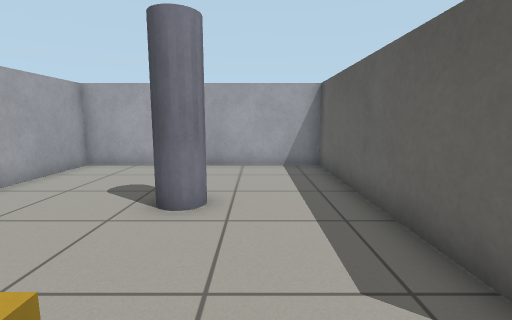
View 1 (above)

16 first-person views from a walk through a robot-simulator world made for Gazebo. The camera is 0.83 m above the floor, tilts 8° down and sees 85° across. The floor is counted in squares, 0.5 m on a side. Each view is taken from the middle of a square. On the plan, view 1 faces up. The plan holds only what a view shows up to about 15 squares ahead; the rest is blank.

View 2
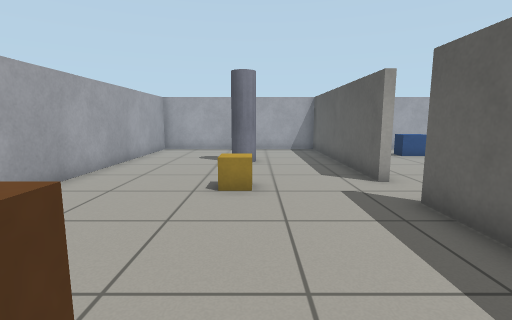

View 3
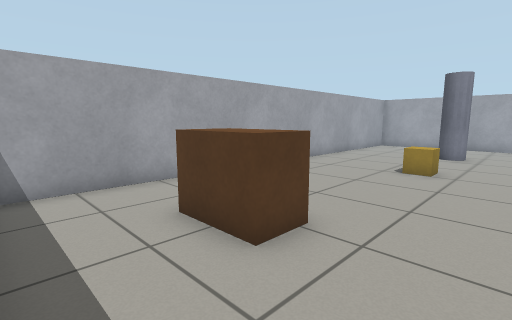

View 4
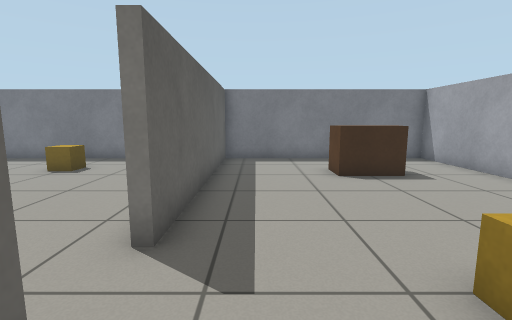

View 5
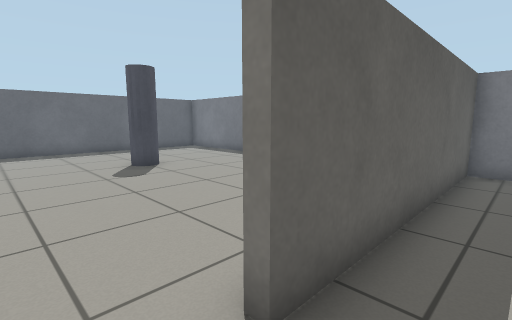

View 6
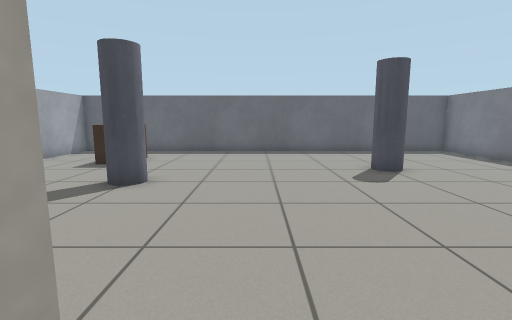

View 7
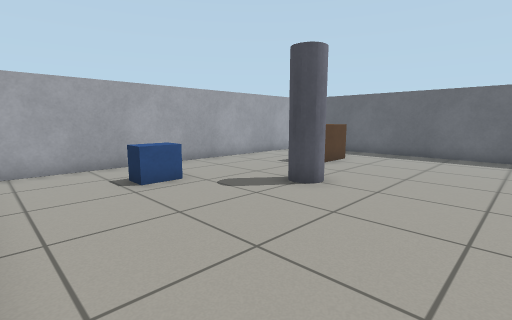

View 8
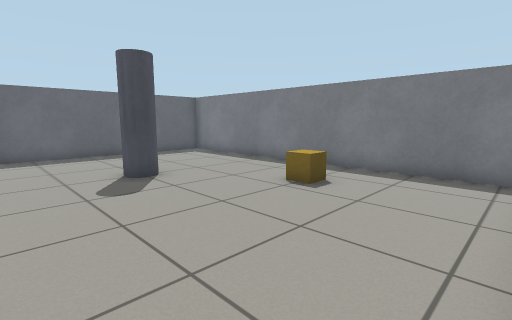

View 9
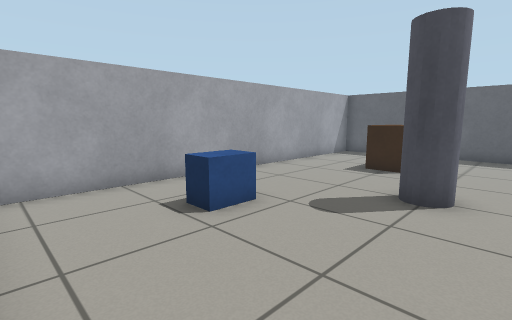

View 10
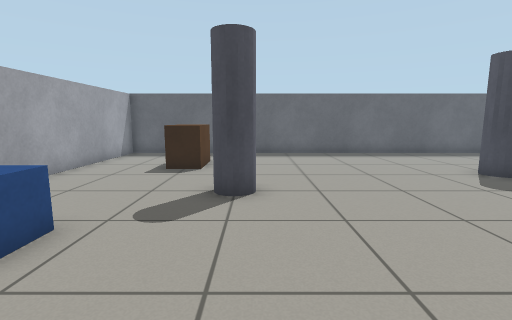

View 11
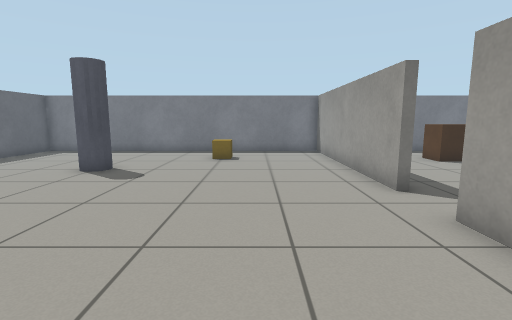

View 12
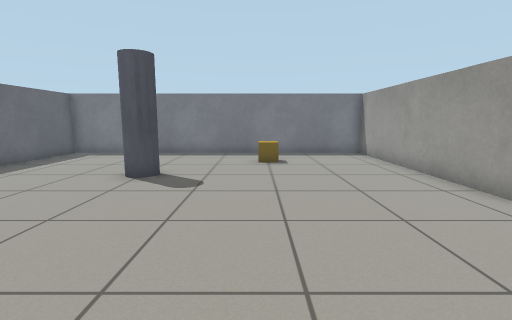

View 13
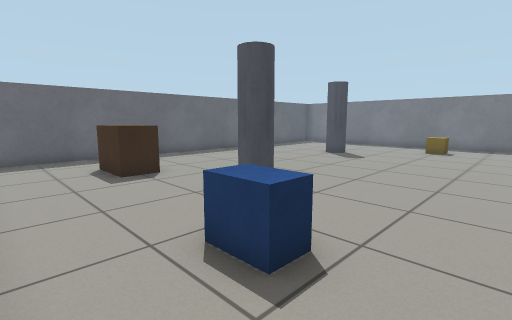

View 14
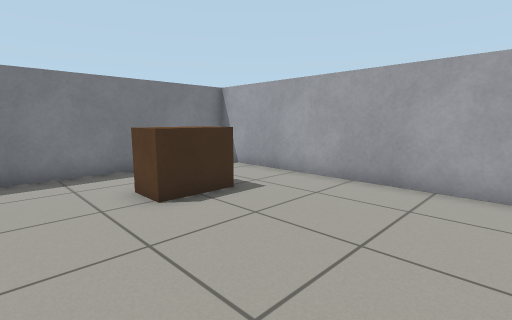

View 15
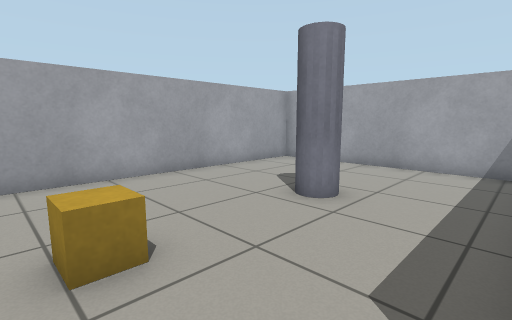

View 16
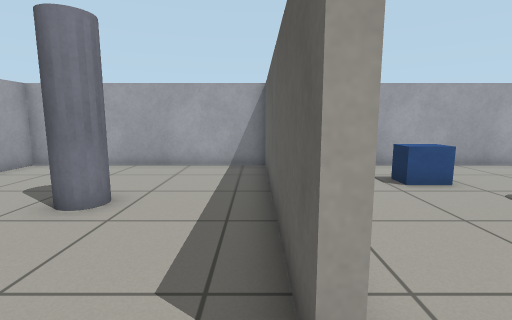

### Floor plan
Points are (right, up) in squares from view 1. A wall is a line through its corners. A room is listed if a view was taken in it or the views show most of it. See-through windows are left out.
Room 1 (views 1, 2, 3, 4, 5, 6, 14, 15, 16)
walls: (2.4, 1.5) (2.4, 10.3) (-6.3, 10.3) (-6.3, -9.4) (2.4, -9.4) (2.4, -0.5)
ways out: opening at (2, 0.5) to room 2
objects: brown box (-3, -6) to (-2, -6); yellow box (-2, 1) to (-1, 1); pillar (-2, 5) to (-1, 6)
Room 2 (views 7, 8, 9, 10, 11, 12, 13)
walls: (2.6, 2.5) (2.6, 1.5) (2.4, 1.5); (2.4, -0.5) (2.6, -0.5) (2.6, -9.4) (17.4, -9.4) (17.4, 10.3) (3.1, 10.3)
ways out: opening at (2, 0.5) to room 1
objects: blue box (6, 7) to (7, 8); yellow box (7, -7) to (8, -6); pillar (9, 4) to (10, 5); pillar (11, -4) to (12, -3); brown box (13, 6) to (14, 7)

Where each view was taken, in squares from view 1:
view 1: 0 up, 0 right, facing up
view 2: 6 down, 1 left, facing up
view 3: 9 down, 1 right, facing up-left
view 4: 3 up, 1 right, facing down
view 5: 1 up, 1 right, facing down-right
view 6: 1 up, 2 right, facing right
view 7: 0 up, 3 right, facing up-right
view 8: 0 up, 3 right, facing down-right
view 9: 3 up, 3 right, facing up-right
view 10: 4 up, 3 right, facing right
view 11: 6 up, 6 right, facing down
view 12: 5 up, 8 right, facing down
view 13: 10 up, 4 right, facing down-right
view 14: 0 up, 1 right, facing down-left
view 15: 0 up, 2 right, facing up-left
view 16: 0 up, 2 right, facing up
